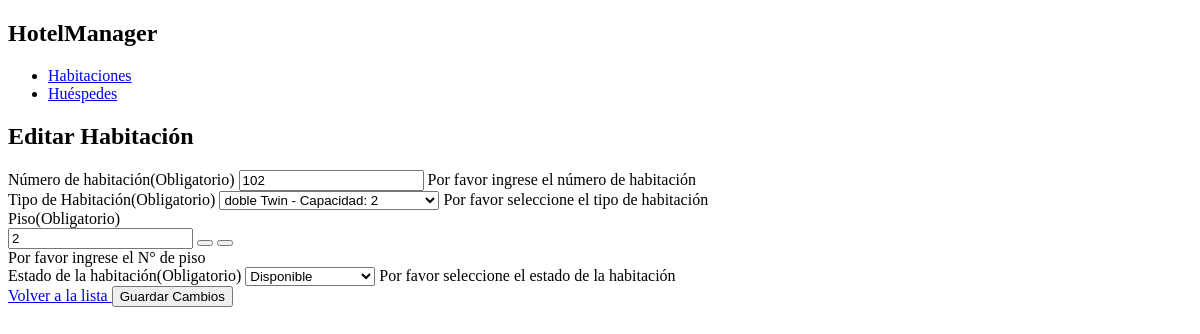
/editar/2/, run on an earlier commit of the app's database.
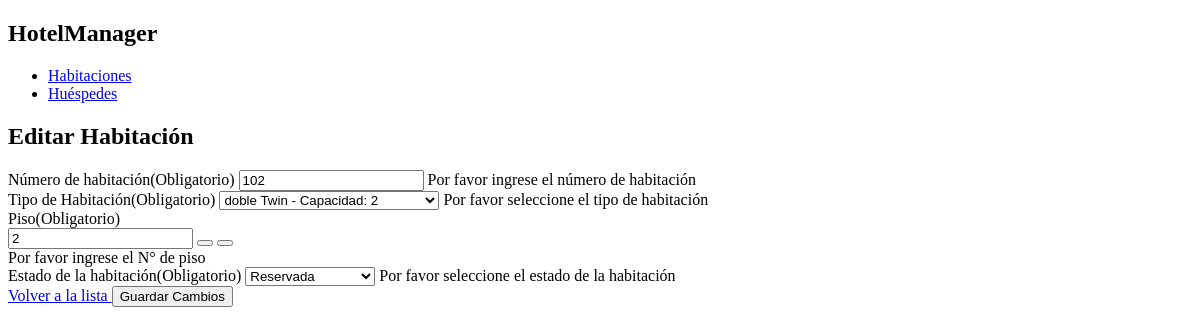
And on a later commit of the database.
### app_habitacion/models.py (models this page shows, shortened)
class Habitacion(models.Model):
    ESTADOS = [
        ('DISPONIBLE', 'Disponible'),
        ('OCUPADA', 'Ocupada'),
        ('EN MANTENIMIENTO', 'En mantenimiento'),
        ('RESERVADA', 'Reservada'),
        ('LIMPIEZA', 'Limpieza'),
        ('BAJA', 'Baja'),
        ('SIN USO', 'Sin uso'),
    ]
    numero = models.CharField(max_length=10, unique=True)
    tipo_habitacion = models.ForeignKey(TipoHabitacion, on_delete=models.CASCADE, related_name='habitaciones')
    piso = models.PositiveSmallIntegerField()
    estado = models.CharField(max_length=20, choices=ESTADOS, default='DISPONIBLE')
    class Meta:
        verbose_name = "Habitación"
        verbose_name_plural = "Habitaciones"

### app_habitacion/views.py (the view)
# urls.py: path("editar/<int:habitacion_id>/", views.editar_habitacion, name="editar_habitacion"),
def editar_habitacion(request, habitacion_id):
    habitacion = get_object_or_404(Habitacion, id=habitacion_id)
    if request.method == "POST":
        form = HabitacionForm(request.POST, instance=habitacion)
        if form.is_valid():
            form.save()
            messages.success(request, "¡Habitación actualizada con éxito!")
            if request.headers.get("HX-Request"):
                response = HttpResponseRedirect(reverse("lista_habitaciones"))
                response['HX-Redirect'] = reverse("lista_habitaciones")
                return response
            else:
                return HttpResponseRedirect(reverse("lista_habitaciones"))
        else:
            if request.headers.get("HX-Request"):
                return render(request, "habitacion/_formulario.html", {
                    "form": form,
                    "es_edicion": True,
                    "habitacion": habitacion,  # <-- Se pasa el objeto habitacion
                }, status=422)
            else:
                return render(request, "habitacion/crear_editar_habitacion.html", {
                    "form": form,
                    "es_edicion": True,
                    "habitacion": habitacion,  # <-- Se pasa el objeto habitacion
                })
    else:
        form = HabitacionForm(instance=habitacion)
    if request.headers.get("HX-Request"):
        return render(request, "habitacion/_formulario.html", {
            "form": form,
            "es_edicion": True,
            "habitacion": habitacion, # <-- Se pasa el objeto habitacion
        })
    return render(request, "habitacion/crear_editar_habitacion.html", {
        "form": form,
        "es_edicion": True,
        "habitacion": habitacion, # <-- Se pasa el objeto habitacion
    })

### app_habitacion/forms.py
class HabitacionForm(forms.ModelForm):
    class Meta:
        model = Habitacion
        fields = '__all__'

### app_habitacion/models.py (called while the page is built)
    def __str__(self):
        return f"{self.nombre} - Capacidad: {self.capacidad}"

### app_habitacion/templates/habitacion/crear_editar_habitacion.html
{% extends 'base.html' %}
{% block content %}
    <div id="form-container">
        {% include "habitacion/_formulario.html" %}
    </div>
{% endblock %}

### app_habitacion/templates/habitacion/_formulario.html (shortened to what this page needs)
<div id="form-container">
    <div class="p-8">
        <div class="p-6 rounded-lg shadow-md">
            {% if es_edicion %}
                <h2 class="text-2xl font-bold mb-4">Editar Habitación</h2>
            {% else %}
                <h2 class="text-2xl font-bold mb-4">Crear Nueva Habitación</h2>
            {% endif %}
            <form method="post" class="flex flex-col gap-4"
                hx-post="{% if es_edicion %}{% url 'editar_habitacion' habitacion.id %}{% else %}{% url 'crear_habitacion' %}{% endif %}"
                hx-target="#form-container"
                hx-swap="innerHTML">
                <div class="w-96">
                    <label class="label-text" for="numero">Número de habitación(Obligatorio)
                    </label>
                    <input type="text" placeholder="101" class="input" id="numero" name="numero" value="{{ form.numero.value|default_if_none:'' }}" />
                    <span class="helper-text text-end">Por favor ingrese el número de habitación</span>
                </div>
                <div class="w-96">
                    <label class="label-text" for="tipo_habitacion">Tipo de Habitación(Obligatorio)</label>
                    <select class="select"
                    name="tipo_habitacion"
                    id="tipo_habitacion">
                      {% for value, label in form.tipo_habitacion.field.choices %}
                            <option value="{{ value }}"{% if form.tipo_habitacion.value|stringformat:"s" == value|stringformat:"s" %} selected{% endif %}>{{ label }}</option>
                      {% endfor %}
                    </select>
                    <span class="helper-text text-end">Por favor seleccione el tipo de habitación</span>
                </div>
                <div class="w-48" data-input-number>
                    <label class="label-text" for="piso">Piso(Obligatorio)</label>
                    <div class="input">
                      <input type="text" name="piso" id="piso" value="{{ form.piso.value|default_if_none:1 }}" aria-label="Label input number" data-input-number-input />
                      <span class="my-auto flex gap-3">
                        <button type="button" class="btn btn-primary btn-soft size-5.5 min-h-0 rounded-sm p-0" aria-label="Decrement button" data-input-number-decrement >
                        </button>
                        <button type="button" class="btn btn-primary btn-soft size-5.5 min-h-0 rounded-sm p-0" aria-label="Increment button" data-input-number-increment >
                        </button>
                      </span>
                    </div>
                    <span class="helper-text text-end">Por favor ingrese el N° de piso</span>
                </div>
                <div class="w-96">
                    <label class="label-text" for="estado">Estado de la habitación(Obligatorio)</label>
                    <select class="select"
                    name="estado"
                    id="estado">
                      {% for value, label in form.estado.field.choices %}
                            <option value="{{ value }}"{% if form.estado.value|stringformat:"s" == value|stringformat:"s" %} selected{% endif %}>{{ label }}</option>
                      {% endfor %}
                    </select>
                    <span class="helper-text text-end">Por favor seleccione el estado de la habitación</span>
                </div>
                <div class="mt-6 flex justify-between">
                    <a href="{% url 'lista_habitaciones' %}" class="btn btn-secondary">
                        Volver a la lista
                    </a>
                    <button type="submit" class="btn btn-primary">
                        {% if es_edicion %}
                            Guardar Cambios
                        {% else %}
                            Guardar Habitación
                        {% endif %}
                    </button>
                </div>
            </form>
        </div>
    </div>
</div>

What changed in the data, as far as the page shows it:
changed Habitacion: estado "Disponible" → "Reservada"
